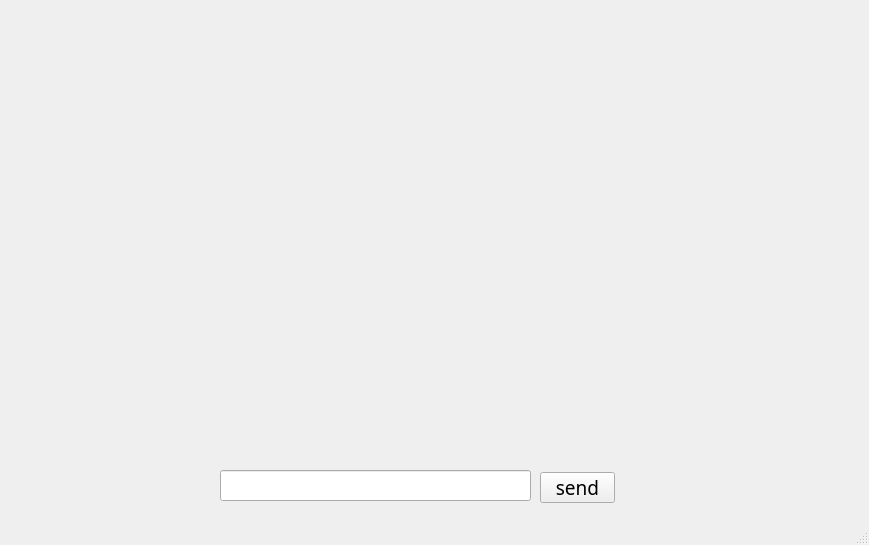
<?xml version="1.0" encoding="UTF-8"?>
<ui version="4.0">
 <class>MainWindow</class>
 <widget class="QMainWindow" name="MainWindow">
  <property name="geometry">
   <rect>
    <x>0</x>
    <y>0</y>
    <width>869</width>
    <height>545</height>
   </rect>
  </property>
  <property name="windowTitle">
   <string>MainWindow</string>
  </property>
  <widget class="QWidget" name="centralwidget">
   <widget class="QLineEdit" name="lineEdit">
    <property name="geometry">
     <rect>
      <x>220</x>
      <y>470</y>
      <width>311</width>
      <height>31</height>
     </rect>
    </property>
   </widget>
   <widget class="QPushButton" name="pushButton">
    <property name="geometry">
     <rect>
      <x>540</x>
      <y>472</y>
      <width>75</width>
      <height>31</height>
     </rect>
    </property>
    <property name="font">
     <font>
      <family>Bahnschrift</family>
      <pointsize>14</pointsize>
     </font>
    </property>
    <property name="text">
     <string>send</string>
    </property>
   </widget>
  </widget>
  <widget class="QStatusBar" name="statusbar"/>
 </widget>
 <resources/>
 <connections/>
</ui>
